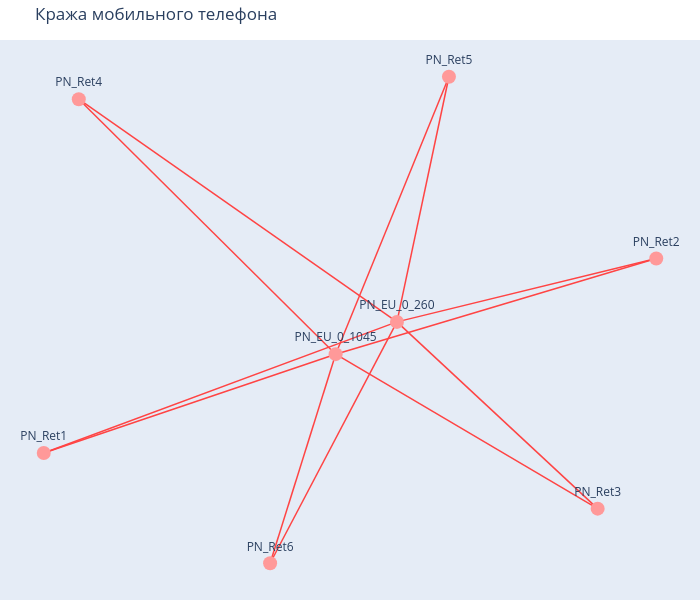
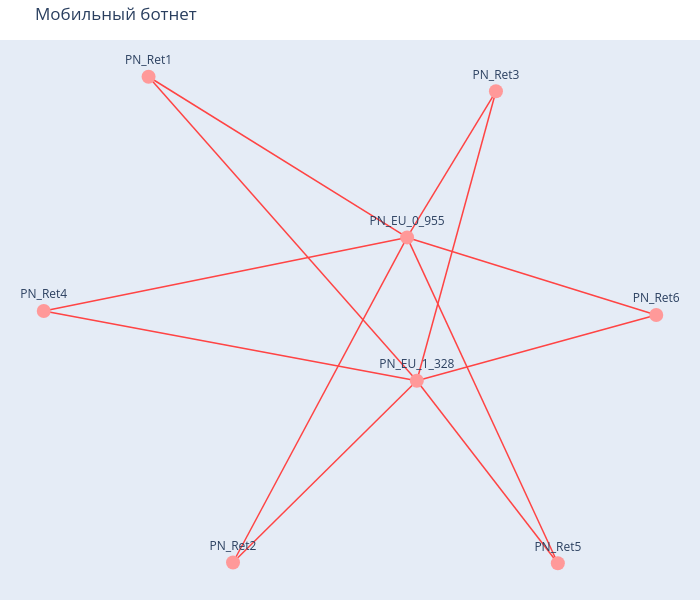

The code cell stored with these charts, in order, in its notebook:
### Code cell
df_fraud = df[df['IsFraud'] == 1].copy()

sc = df_fraud.groupby('SenderID').size()

# Кража: топ-1 или топ-2 самых активных отправителей
# Ботнет: остальные отправители с активностью >= 2
theft = sc.iloc[:2].index.tolist() if len(sc) >= 2 else sc.index.tolist()
botnet = sc.iloc[2:].index.tolist()
botnet = [s for s in botnet if sc[s] >= 2]  # оставляем только с >=2 транзакциями

plot_pattern(df_fraud, theft, "Кража мобильного телефона")
plot_pattern(df_fraud, botnet, "Мобильный ботнет")

print(f"\nСтатистика:")
print(f"Кража: {len(theft)} отправителей, {df_fraud[df_fraud['SenderID'].isin(theft)].shape[0]} транзакций")
print(f"Ботнет: {len(botnet)} отправителей, {df_fraud[df_fraud['SenderID'].isin(botnet)].shape[0]} транзакций")
print(f"Тип операций: {df_fraud['Type'].unique().tolist()}")
print(f"Получатели (роли): {df_fraud['ReceiverType'].value_counts().to_dict()}")

### Figure 1 — Plotly figure (JSON) as saved in the notebook; plotly's stock layout.template omitted (floating-point values rounded to 4 significant figures)
{"data": [{"hoverinfo": "skip", "line": {"color": "#ff4444", "width": 1.5}, "mode": "lines", "type": "scatter", "x": [0.1381, 0.9624, null, 0.1381, -0.9847, null, 0.1381, -0.8733, null, 0.1381, 0.7761, null, 0.1381, 0.3034, null, 0.1381, -0.2651, null, -0.0568, 0.3034, null, -0.0568, -0.8733, null, -0.0568, 0.7761, null, -0.0568, -0.2651, null, -0.0568, 0.9624, null, -0.0568, -0.9847, null], "y": [0.0298, 0.2808, null, 0.0298, -0.4891, null, 0.0298, 0.9111, null, 0.0298, -0.7092, null, 0.0298, 1, null, 0.0298, -0.9254, null, -0.09794, 1, null, -0.09794, 0.9111, null, -0.09794, -0.7092, null, -0.09794, -0.9254, null, -0.09794, 0.2808, null, -0.09794, -0.4891, null]}, {"hoverinfo": "text", "marker": {"color": "#ff9999", "size": 14}, "mode": "markers+text", "text": ["PN_EU_0_260", "PN_Ret2", "PN_Ret1", "PN_EU_0_1045", "PN_Ret5", "PN_Ret4", "PN_Ret3", "PN_Ret6"], "textposition": "top center", "type": "scatter", "x": [0.1381, 0.9624, -0.9847, -0.0568, 0.3034, -0.8733, 0.7761, -0.2651], "y": [0.0298, 0.2808, -0.4891, -0.09794, 1, 0.9111, -0.7092, -0.9254]}], "layout": {"height": 600, "hovermode": "closest", "margin": {"b": 0, "l": 0, "r": 0, "t": 40}, "showlegend": false, "title": {"text": "Кража мобильного телефона"}, "width": 700, "xaxis": {"showgrid": false, "showticklabels": false, "zeroline": false}, "yaxis": {"showgrid": false, "showticklabels": false, "zeroline": false}}}

### Figure 2 — Plotly figure (JSON) as saved in the notebook; plotly's stock layout.template omitted (floating-point values rounded to 4 significant figures)
{"data": [{"hoverinfo": "skip", "line": {"color": "#ff4444", "width": 1.5}, "mode": "lines", "type": "scatter", "x": [0.1439, 0.8779, null, 0.1439, -1, null, 0.1439, -0.6787, null, 0.1439, 0.5762, null, 0.1439, -0.4197, null, 0.1439, 0.3864, null, 0.114, 0.8779, null, 0.114, 0.3864, null, 0.114, 0.5762, null, 0.114, -0.4197, null, 0.114, -1, null, 0.114, -0.6787, null], "y": [-0.2118, 0.007576, null, -0.2118, 0.02083, null, -0.2118, 0.8023, null, -0.2118, -0.8207, null, -0.2118, -0.8182, null, -0.2118, 0.7537, null, 0.2663, 0.007576, null, 0.2663, 0.7537, null, 0.2663, -0.8207, null, 0.2663, -0.8182, null, 0.2663, 0.02083, null, 0.2663, 0.8023, null]}, {"hoverinfo": "text", "marker": {"color": "#ff9999", "size": 14}, "mode": "markers+text", "text": ["PN_EU_1_328", "PN_Ret6", "PN_EU_0_955", "PN_Ret4", "PN_Ret3", "PN_Ret1", "PN_Ret5", "PN_Ret2"], "textposition": "top center", "type": "scatter", "x": [0.1439, 0.8779, 0.114, -1, 0.3864, -0.6787, 0.5762, -0.4197], "y": [-0.2118, 0.007576, 0.2663, 0.02083, 0.7537, 0.8023, -0.8207, -0.8182]}], "layout": {"height": 600, "hovermode": "closest", "margin": {"b": 0, "l": 0, "r": 0, "t": 40}, "showlegend": false, "title": {"text": "Мобильный ботнет"}, "width": 700, "xaxis": {"showgrid": false, "showticklabels": false, "zeroline": false}, "yaxis": {"showgrid": false, "showticklabels": false, "zeroline": false}}}
